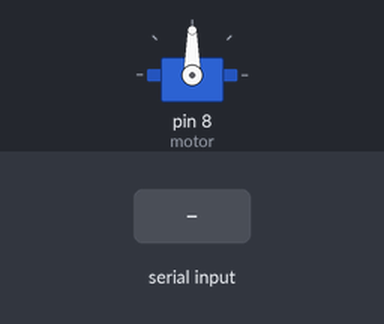
Bench run of a sketch on a simulated Arduino Uno, built with avr-gcc and run on an emulated ATmega328P. Shown: servo. The inputs (shaded band) are chosen by the test bench.

Above: at 1.2 s.
1.3 s: "30,150\n" received over Serial
At 2.2 s:
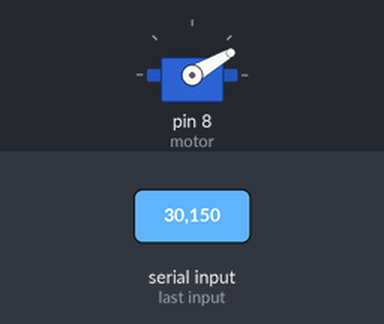
2.8 s: "5\n" received over Serial
At 3.4 s:
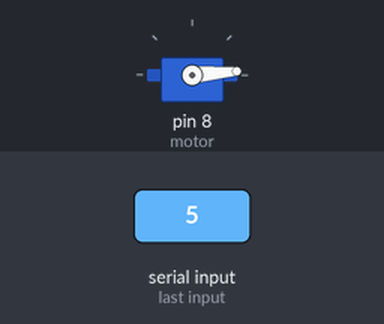
4.3 s: "200\n" received over Serial
At 4.6 s:
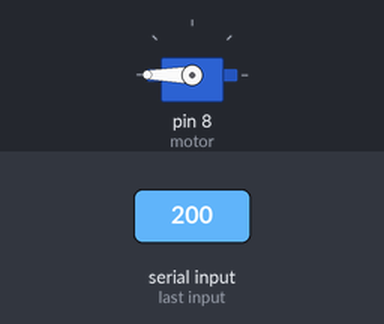
5.8 s: "90,45\n" received over Serial
At 6.9 s:
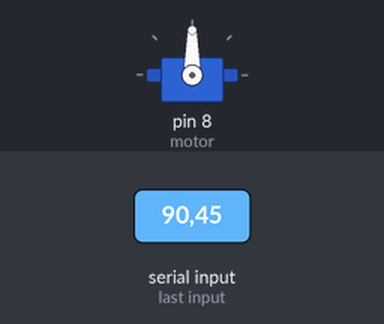
Timing chart, 0 to 8.3 s (numbered marks = the images above; inputs shaded):
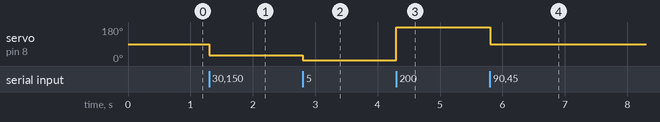

Measured:
- after the input at 1.3 s, servo on pin 8 (motor): 90° → 30° at once
- after the input at 2.8 s, servo on pin 8 (motor): 30° → 5° at once
- after the input at 4.3 s, servo on pin 8 (motor): 5° → 180° at once
- after the input at 5.8 s, servo on pin 8 (motor): 180° → 90° at once

The sketch:

sample_servo_control.ino
```cpp
#include <Servo.h>

Servo motor;

void setup() {
  // put your setup code here, to run once:
  motor.attach(8);
  motor.write(90);

  Serial.begin(115200);
  Serial.setTimeout(1);
}

void loop() {
  // put your main code here, to run repeatedly:
  if(Serial.available())
  {
    int angle = Serial.readString().toInt();
    motor.write(angle);

    delay(0.1);
  }
}
```
